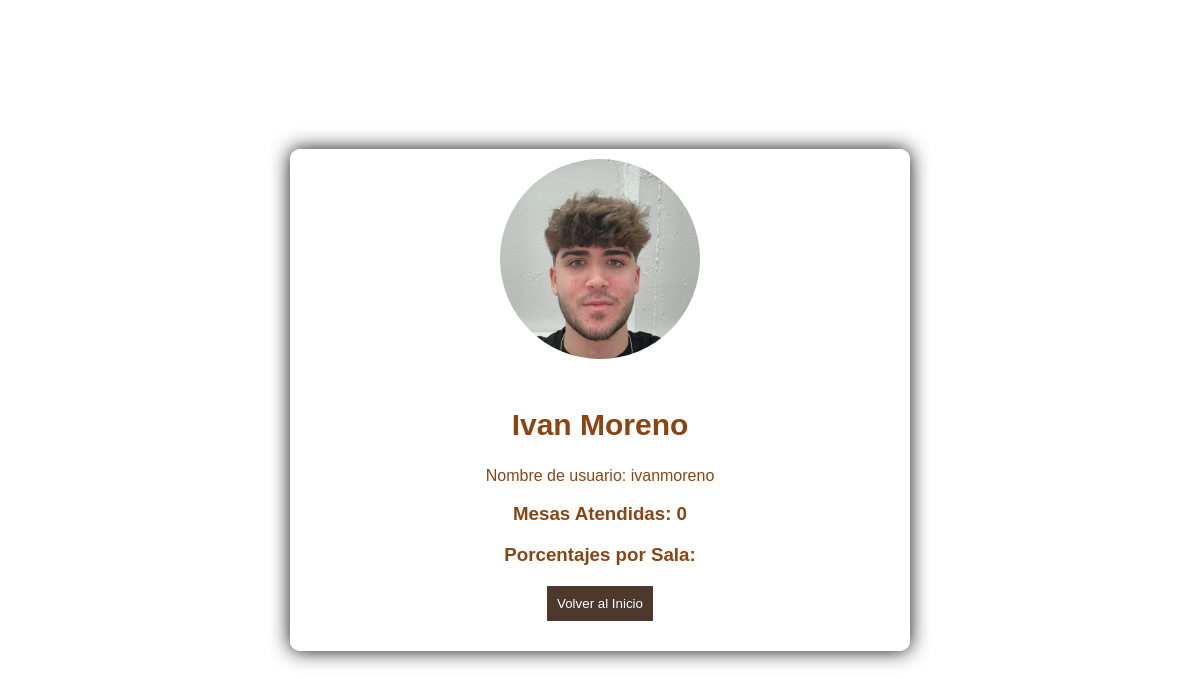
Page /perfil.php (signed in) on the committed database.
### tables this page shows
CREATE TABLE `tbl_camareros` (
  `id_camarero` INT NOT NULL AUTO_INCREMENT,
  `username_camarero` VARCHAR(20) NOT NULL,
  `nombre_camarero` VARCHAR(45) NOT NULL,
  `apellidos_camarero` VARCHAR(60) NOT NULL,
  `pwd_camarero` VARCHAR(80) NOT NULL,
  `imagen_camarero` VARCHAR(120),
  PRIMARY KEY (`id_camarero`)
);

### perfil.php (the view, shortened to what this page needs)
<?php
$camarero_id = isset($_SESSION['user']) ? $_SESSION['user'] : '';
include_once("proc/conexion.php");
$sql_camarero_info = "SELECT * FROM tbl_camareros WHERE id_camarero = ?";
$stmt_camarero_info = mysqli_prepare($conn, $sql_camarero_info);
mysqli_stmt_bind_param($stmt_camarero_info, "i", $camarero_id);
mysqli_stmt_execute($stmt_camarero_info);
$resultado_camarero_info = mysqli_stmt_get_result($stmt_camarero_info);
if ($fila_camarero = mysqli_fetch_assoc($resultado_camarero_info)) {
    $camarero_nombre = $fila_camarero["nombre_camarero"];
    $camarero_apellidos = $fila_camarero["apellidos_camarero"];
    $camarero_username = $fila_camarero["username_camarero"];
    $camarero_imagen = $fila_camarero["imagen_camarero"];
} else {
    die("Error al obtener la información del camarero.");
}
$sql_mesas_atendidas = "SELECT DISTINCT id_mesa_reserva FROM tbl_reservas WHERE id_camarero_reserva = ?";
$stmt_mesas_atendidas = mysqli_prepare($conn, $sql_mesas_atendidas);
mysqli_stmt_bind_param($stmt_mesas_atendidas, "i", $camarero_id);
mysqli_stmt_execute($stmt_mesas_atendidas);
$resultado_mesas_atendidas = mysqli_stmt_get_result($stmt_mesas_atendidas);
$total_mesas_atendidas = mysqli_num_rows($resultado_mesas_atendidas);
?>
<!DOCTYPE html>
<html lang="en">
<head>
    <link rel="stylesheet" type="text/css" href="./css/perfil.css">
</head>
<body>
<div class="estadisticas-box">
    <div class="perfil-camarero">
        <img src="<?php echo $camarero_imagen; ?>" alt="Imagen de perfil">
        <h2><?php echo $camarero_nombre . " " . $camarero_apellidos; ?></h2>
        <p><?php echo "Nombre de usuario: " . $camarero_username; ?></p>
    </div>
    <div class="estadisticas-camarero">
        <h3>Mesas Atendidas:         <?php echo $total_mesas_atendidas; ?></h3>
        <h3>Porcentajes por Sala:</h3>
    </div>
    <button onclick="window.location.href='index.php'">Volver al Inicio</button>
</div>
</body>
</html>

### css/perfil.css (style rules this page uses)
body { margin: 0; padding: 0; background-image: url('../img/estadisticas.gif'); background-size: cover; background-position: center; font-family: Arial, sans-serif; display: flex; align-items: center; justify-content: center; height: 100vh; }
.estadisticas-box { background-color: rgba(255, 255, 255, 0.95); width: 600px; max-width: 800px; padding: 10px; border-radius: 10px; box-shadow: 0 0 20px rgba(0, 0, 0, 0.95); text-align: center; }
.perfil-camarero { text-align: center; }
.perfil-camarero img { max-width: 100%; height: auto; border-radius: 50%; overflow: hidden; object-fit: cover; width: 200px; height: 200px; margin-bottom: 20px; }
.perfil-camarero h2, .perfil-camarero p { color: #8B4513; }
.perfil-camarero h2 { font-size: 30px; }
.estadisticas-camarero h3, .estadisticas-camarero li { color: #8B4513; }
button { padding: 10px; background-color: #4D382D; color: #FFF; border: none; cursor: pointer; margin-top: 30px; transition: background-color 2.0s; margin: 20px auto; display: block; }

### rows in the picture
tbl_camareros: imagen_camarero (picture), nombre_camarero "Ivan", apellidos_camarero "Moreno", username_camarero "ivanmoreno"

### other values in the picture
$total_mesas_atendidas "0"
